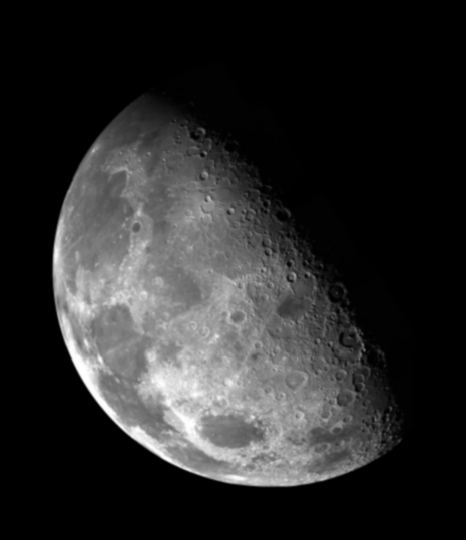
#> input picture images/moon.tif, 466 x 540 px
$ jupyter execute sharpening_img.ipynb
#> lines starting #> are read from the running program, lines starting #| are printed output that depends on the picture
[cell 1]
import cv2 as cv
import matplotlib.pyplot as plt
import numpy as np

[cell 2]
img = cv.imread("images/moon.tif", cv.IMREAD_GRAYSCALE)
#> img is the input picture: shape (540, 466); min 0, max 254, mean 42.7
kernel = np.array([
    [0,1,0],
    [1,-4,1],
    [0,1,0]
])

m, n = kernel.shape
pm = (m-1)//2
pn = (n-1)//2

out_img = np.zeros_like(img).astype('int8')
padded_img = np.pad(img, ((pm, pm), (pn,pn)), mode='constant', constant_values=0)

rows = img.shape[0]
#> rows = 540
cols = img.shape[1]
#> cols = 466

for row in range(rows):
    for col in range(cols):
        sum = np.sum(kernel * padded_img[row: row + m, col:col + n])
        out_img[row, col] = sum
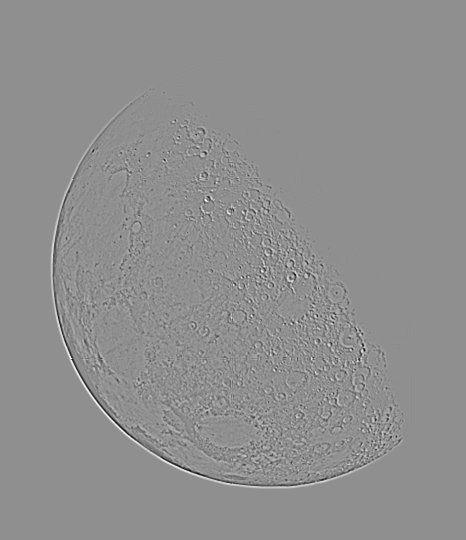
#> out_img: shape (540, 466) int8; min -106, max 83, mean 0; drawn with min black and max white


scaled_lap_image = np.clip(out_img, 0, 255)
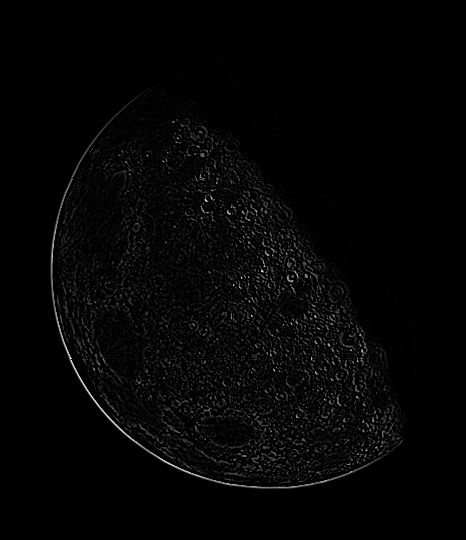
#> scaled_lap_image: shape (540, 466) int16; min 0, max 83, mean 1.5; drawn with min black and max white

fig, axe = plt.subplots(1,2, figsize=(15,10))
axe[0].imshow(img, cmap='gray')
axe[1].imshow(scaled_lap_image, cmap='gray')
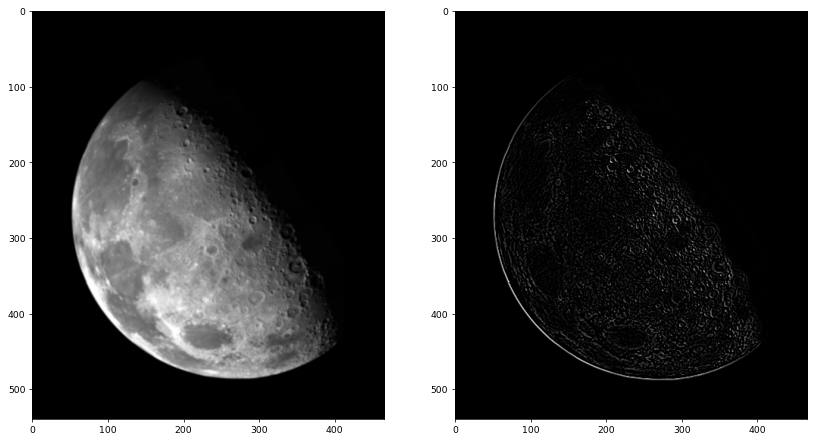
#> figure drawn by matplotlib, 2 panels

[cell 3]
# sharped image with kernel -4
sharpened_image = np.clip(img - out_img, 0, 255)
plt.imshow(sharpened_image, cmap = 'gray')
plt.axis('off')

[cell 4]
# using the kerenl with -8

from multiprocessing.forkserver import read_signed


kernel = np.array([
    [0,1,0],
    [1,-8,1],
    [0,1,0]
])

m,n = kernel.shape
pm,pn = (m - 1)//2,(n - 1)//2

padded_img2 = np.pad(img, ((pm,pm),(pn,pn)), mode='constant', constant_values=0)
out_img2 = np.zeros_like(img).astype('int16')

rows = img.shape[0]
cols = img.shape[1]


for row in range(rows):
    for col in range(cols):
        sum = np.sum(kernel * padded_img[row:row+m, col:col + n])
        out_img2[row, col] = sum
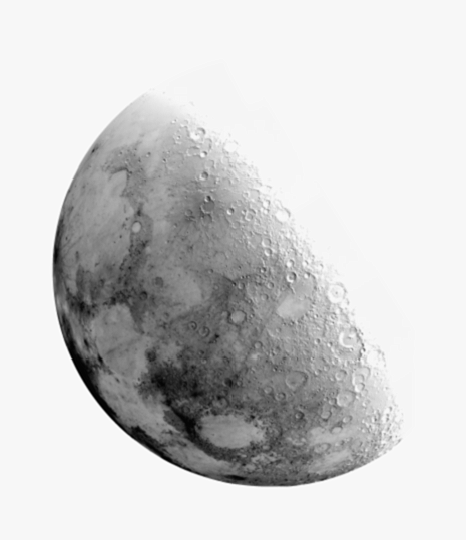
#> out_img2: shape (540, 466) int16; min -1041, max 30, mean -170.6; drawn with min black and max white

out_img2 = np.clip(out_img2, 0, 255)
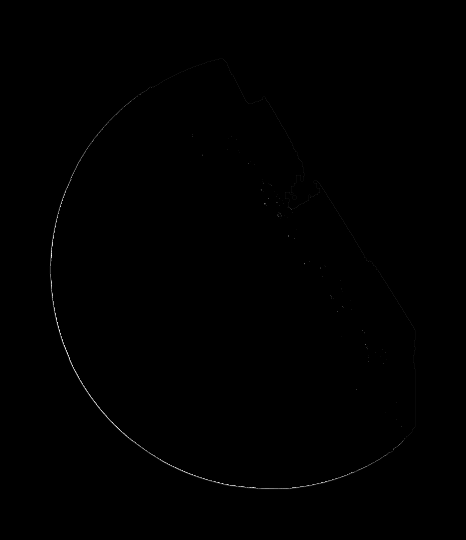
#> out_img2: shape (540, 466) int16; min 0, max 30, mean 0; drawn with min black and max white
plt.imshow(out_img2, cmap='gray')
